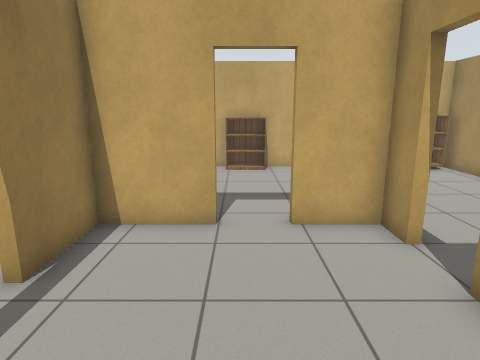
View 1 (above)

16 first-person views from a walk through a Gazebo world. The camera is 1.3 m above the floor, tilts 12° down and sees 75° across. The floor is counted in squares, 0.5 m on a side. Each view is taken from the middle of a square. On the plan, view 1 faces up. The plan holds only what a view shows up to about 20 squares ahead; the rest is blank. Gazebo's built-in surfaces are drawn with simple patterns.

View 2
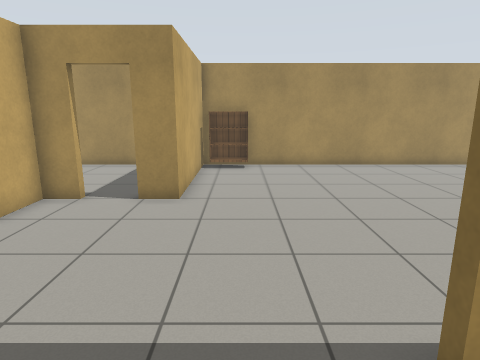

View 3
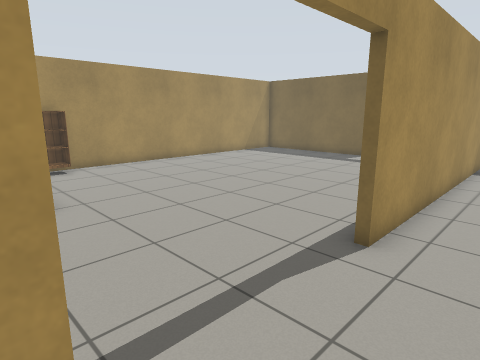

View 4
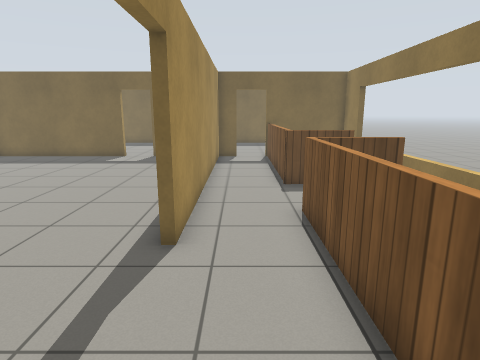

View 5
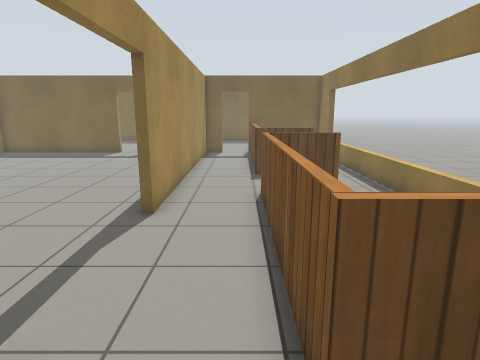

View 6
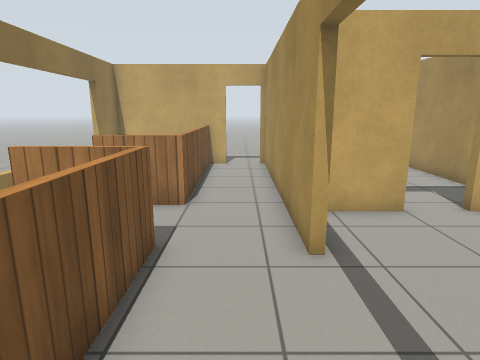

View 7
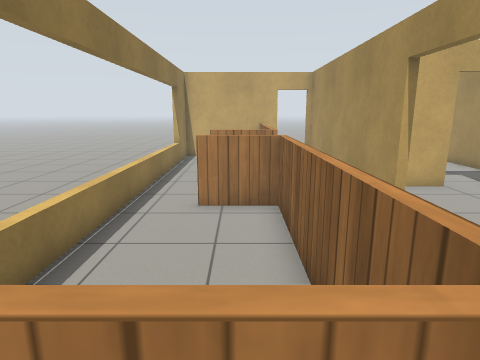

View 8
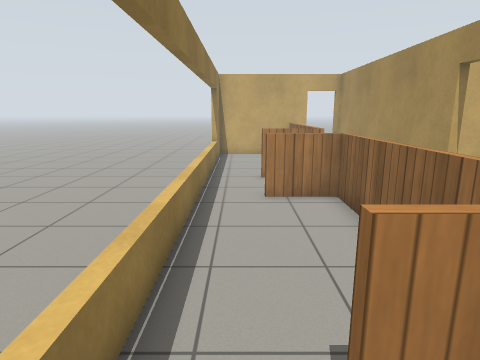

View 9
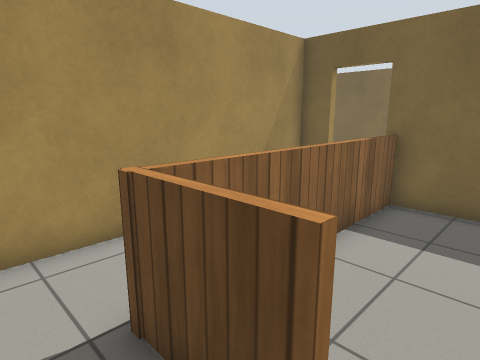

View 10
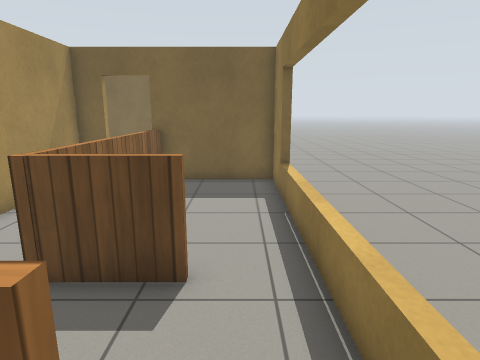

View 11
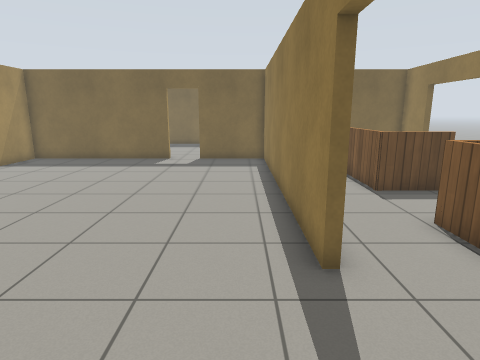

View 12
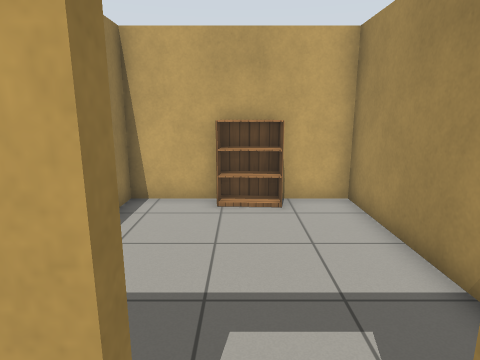

View 13
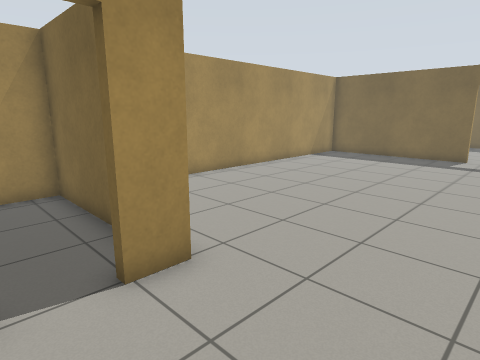

View 14
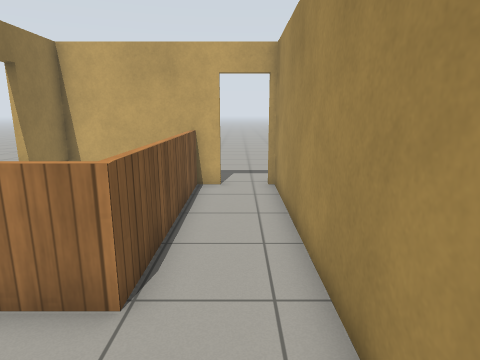

View 15
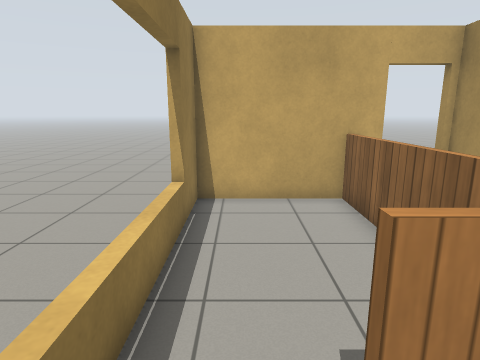

View 16
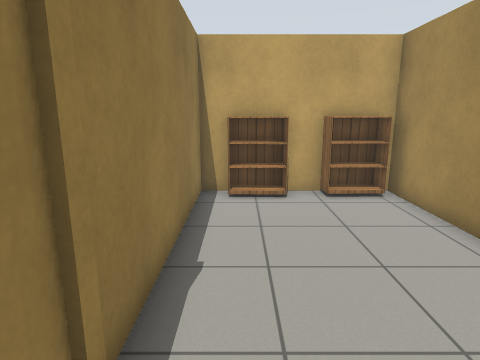

### Floor plan
Ten units are one square. View 1 is at (0, 0); x grows to the right and y downward. Boxes are objects, and circles mark ways between rooms. Rooms are numbered by the first view taken in them; rooms with no view inside come last. Other rooms are left out.
<svg viewBox="-118 -162 224 313">
<path fill="none" stroke="#000" d="M-34 9 -34 143 4 143M34 -59 34 -71 12 -71M21 143 101 143 101 -29 34 -29 34 -41M-6 -71 -34 -71 -34 -44M-37 -44 -37 -155M-113 -84 -113 -44M-56 -154 -71 -154M-80 -49 -67 -49 -67 16M-67 -155 -67 -77 -91 -77M-67 65 -67 146M-113 26 -113 66M-49 143 -37 143 -37 9M-93 65 -67 65M-73 32 -93 32M-67 16 -67 33M-113 -44 -113 26M-93 30 -69 30 -69 -47 -93 -47M37 -154 37 -64M101 -113 101 -154 64 -154M101 -64 101 -93M60 -32 101 -32 101 -48M34 -100 34 -154 -34 -154 -34 -144M-71 -154 -113 -154 -113 -84M-69 -94 -69 -155M-113 66 -113 143 -65 143M-69 144 -69 66"/>
<rect x="85" y="-25" width="10" height="20" fill="#bbb"><title>bookshelf</title></rect>
<rect x="45" y="-155" width="20" height="10" fill="#bbb"><title>bookshelf</title></rect>
<rect x="75" y="-155" width="20" height="10" fill="#bbb"><title>bookshelf</title></rect>
<rect x="-5" y="-155" width="20" height="10" fill="#bbb"><title>bookshelf</title></rect>
<circle cx="-35" cy="-17" r="3" fill="#2a7"/>
<circle cx="35" cy="-55" r="3" fill="#2a7"/>
<circle cx="5" cy="-70" r="3" fill="#2a7"/>
<circle cx="-55" cy="10" r="3" fill="#2a7"/>
<circle cx="-100" cy="-50" r="3" fill="#2a7"/>
<circle cx="-47" cy="-157" r="3" fill="#2a7"/>
<circle cx="-100" cy="-80" r="3" fill="#2a7"/>
<circle cx="-100" cy="30" r="3" fill="#2a7"/>
<circle cx="-100" cy="60" r="3" fill="#2a7"/>
<text x="30" y="40">1</text>
<text x="-60" y="-70">2</text>
<text x="-60" y="70">3</text>
<text x="-90" y="-10">4</text>
<text x="50" y="-120">5</text>
<text x="0" y="-110">6</text>
<text x="-90" y="-120">7</text>
<text x="-90" y="100">8</text>
</svg>
Room 1 opens to room 2. Room 1 opens to room 5. Room 1 opens to room 6. Room 2 opens to room 3. Room 2 opens to room 4. Room 2 opens to room 5. Room 2 opens to room 7. Room 3 opens to room 4. Room 3 opens to room 8.

Where each view was taken, in squares from view 1:
view 1: 0 up, 0 right, facing up
view 2: 1 up, 6 left, facing right
view 3: 5 up, 6 left, facing down-right
view 4: 5 up, 5 left, facing down
view 5: 7 up, 6 left, facing down
view 6: 1 down, 5 left, facing up
view 7: 4 down, 8 left, facing up
view 8: 5 down, 10 left, facing up
view 9: 5 down, 10 left, facing down-right
view 10: 2 down, 10 left, facing down
view 11: 4 up, 2 left, facing down
view 12: 6 up, 0 right, facing up
view 13: 6 up, 1 left, facing down-right
view 14: 4 up, 5 left, facing up
view 15: 6 up, 10 left, facing up
view 16: 5 up, 5 right, facing up
